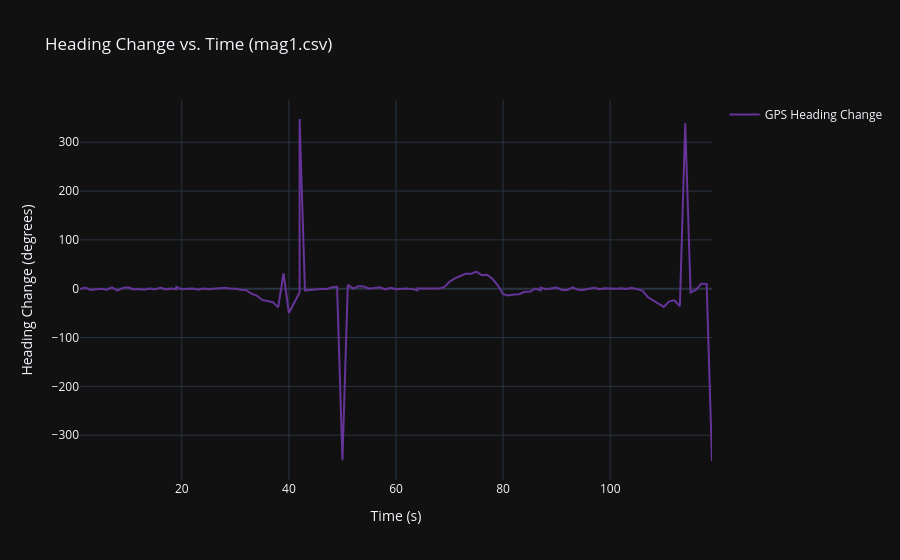
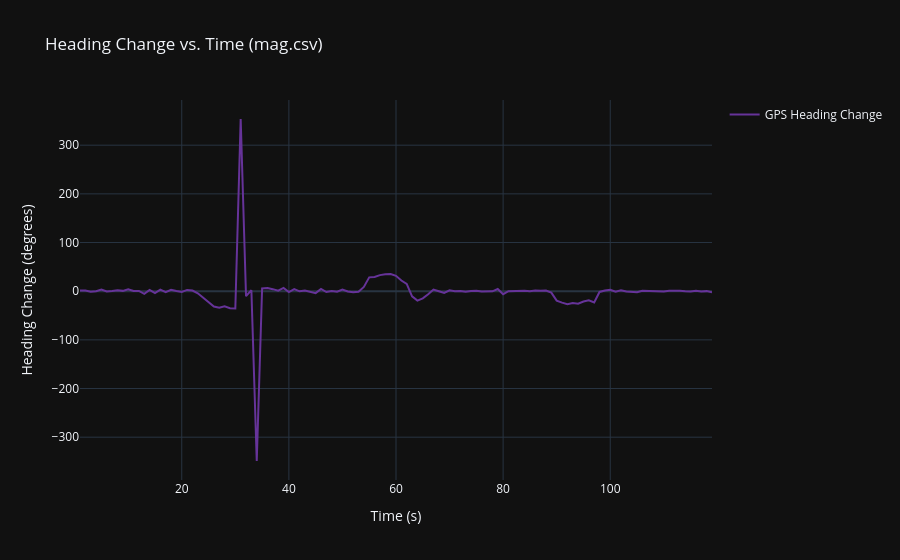

The cell these charts' notebook holds for them, in order:
### Code cell
for s in scans:
    fig = go.Figure()
    fig.add_trace(go.Scatter(
        x= s.mag_rms_times-s.mag_times[0],
        y= s.mag_ch1_rms_voltages,
        mode='lines',
        name='Ch 1 RMS Voltages',
        line=dict(color='rebeccapurple', width=2)
    ))
    fig.add_trace(go.Scatter(
        x= s.mag_times-s.mag_times[0],
        y= s.mag_ch1_fundamental_envelope,
        mode='lines',
        name='Ch 1 Fundamental Envelope',
        line=dict(color='royalblue', width=2)
    ))
    fig.update_layout(
        title=f'Ch 1 RMS Voltage and Fundamental Envelope vs. Time ({s.name})',
        xaxis_title='Time (s)',
        yaxis_title='Voltage (V)',
        template='plotly_dark',
        hovermode='x unified',
    )
    fig.show()

    fig = go.Figure()
    fig.add_trace(go.Scatter(
        x= s.gps_times[1:]-s.gps_times[0],
        y= s.gps_headings[1:]-s.gps_headings[:-1],
        mode='lines',
        name='GPS Heading Change',
        line=dict(color='rebeccapurple', width=2),
        showlegend=True
    ))
    fig.update_layout(
        title=f'Heading Change vs. Time ({s.name})',
        xaxis_title='Time (s)',
        yaxis_title='Heading Change (degrees)',
        template='plotly_dark',
        hovermode='x unified',
    )
    fig.show()

### Figure 1 — Plotly figure (JSON) as saved in the notebook; plotly's stock layout.template omitted (floating-point values rounded to 4 significant figures)
{"data": [{"line": {"color": "rebeccapurple", "width": 2}, "mode": "lines", "name": "GPS Heading Change", "showlegend": true, "type": "scatter", "x": [1, 2, 3, 4, 5, 6, 7, 8, 9, 10, 11, 12, 13, 14, 15, 16, 17, 18, 19, 19, 20, 22, 23, 24, 25, 26, 27, 28, 29, 30, 31, 32, 33, 34, 35, 36, 37, 38, 39, 40, 41, 42, 42, 43, 45, 46, 47, 48, 49, 50, 51, 52, 53, 54, 55, 56, 57, 58, 59, 60, 61, 62, 63, 64, 64, 65, 67, 68, 69, 70, 71, 72, 73, 74, 75, 76, 77, 78, 79, 80, 81, 82, 83, 84, 85, 86, 87, 87, 88, 90, 91, 92, 93, 94, 95, 96, 97, 98, 99, 100, 101, 102, 103, 104, 105, 106, 107, 108, 109, 110, 111, 112, 113, 114, 115, 116, 117, 118, 119], "y": [-0.5866, 2.49, -2.38, -0.5395, -0.2539, -1.873, 2.8, -3.863, 1.679, 2.972, -1.402, -0.7217, -2.14, 0.3188, -1.769, 2.22, -1.556, 0.5917, -1.018, 3.779, -1.277, 0.3799, -2.173, 0.2357, -1.122, -0.1784, 0.604, 2.182, 0.4405, 0.1089, -2.242, -2.888, -10.12, -13.92, -22.97, -25.47, -27.51, -38.07, 31.63, -49.62, -28.1, -7.851, 347.6, -3.319, -1.669, -0.3729, -0.772, 3.06, 3.986, -351.0, 7.846, 0.1074, 5.148, 4.33, 0.00504, 1.829, 2.921, -1.443, 1.786, -0.9558, -0.3536, 0.5752, -0.8246, -3.225, 0.5112, 0.695, -0.2182, 0.4334, 3.333, 14.29, 21.32, 25.58, 30.48, 30.52, 34.8, 27.74, 28.72, 20.29, 7.029, -11.15, -13.64, -11.86, -11.1, -6.388, -6.353, 0.1517, -3.33, 2.45, -0.844, 2.359, -2.63, -2.412, 2.733, -2.343, -2.47, -0.07734, 2.187, -1.21, 1.026, 0.6189, -0.3069, 0.9363, -0.6899, 1.877, -0.4397, -3.83, -16.97, -24.01, -29.73, -37.3, -25.9, -23.68, -36.03, 339.1, -7.776, -2.501, 10.25, 9.951, -352.9]}], "layout": {"hovermode": "x unified", "title": {"text": "Heading Change vs. Time (mag1.csv)"}, "xaxis": {"title": {"text": "Time (s)"}}, "yaxis": {"title": {"text": "Heading Change (degrees)"}}}}

### Figure 2 — Plotly figure (JSON) as saved in the notebook; plotly's stock layout.template omitted (floating-point values rounded to 4 significant figures)
{"data": [{"line": {"color": "rebeccapurple", "width": 2}, "mode": "lines", "name": "GPS Heading Change", "showlegend": true, "type": "scatter", "x": [1, 2, 3, 4, 5, 6, 7, 8, 9, 10, 11, 12, 13, 14, 15, 16, 17, 18, 19, 20, 21, 22, 23, 24, 25, 26, 27, 28, 29, 30, 31, 32, 33, 34, 35, 36, 37, 38, 39, 40, 41, 42, 43, 44, 45, 46, 47, 48, 49, 50, 51, 52, 53, 54, 55, 56, 57, 58, 59, 60, 61, 62, 63, 64, 65, 66, 67, 68, 69, 70, 71, 72, 73, 74, 75, 76, 77, 78, 79, 80, 81, 82, 83, 84, 85, 86, 87, 88, 89, 90, 91, 92, 93, 94, 95, 96, 97, 98, 99, 100, 101, 102, 103, 104, 105, 106, 107, 108, 109, 110, 111, 112, 113, 114, 115, 116, 117, 118, 119], "y": [1.515, 1.43, -1.2, 0.0, 3.556, -0.4406, 0.4298, 1.75, 0.6722, 4.08, 0.3974, 0.5805, -5.449, 2.666, -3.983, 3.091, -2.124, 2.932, 0.4463, -1.51, 2.659, 1.324, -4.31, -13.68, -22.23, -31.45, -34.04, -31.11, -35.07, -35.51, 353.8, -10.28, 2.062, -348.9, 5.529, 6.38, 4.206, 1.103, 6.66, -1.903, 4.16, -0.2768, 1.394, -2.033, -3.99, 4.822, -1.729, 0.3094, -0.9853, 3.32, -0.4376, -2.276, -1.081, 8.661, 28.43, 29.3, 33.05, 34.66, 35.24, 31.6, 22.0, 14.98, -10.5, -19.32, -14.73, -6.459, 3.397, -0.07736, -3.66, 1.681, -0.2269, 0.5127, -1.214, 0.4371, 0.7254, -0.7914, -0.3624, -0.3092, 4.5, -6.141, -0.06294, 0.3253, -0.6465, 1.016, -0.1273, 1.219, 0.9454, 1.25, -2.876, -19.24, -23.44, -26.79, -24.35, -25.74, -21.15, -18.85, -23.25, -1.576, 1.334, 3.002, -0.8507, 1.86, -0.8098, -1.339, -2.043, 0.79, 0.5828, 0.3156, 0.244, -0.8241, 0.8523, 1.298, 1.008, -0.3468, -0.4722, 1.129, -0.8121, 0.1275, -2.0]}], "layout": {"hovermode": "x unified", "title": {"text": "Heading Change vs. Time (mag.csv)"}, "xaxis": {"title": {"text": "Time (s)"}}, "yaxis": {"title": {"text": "Heading Change (degrees)"}}}}
